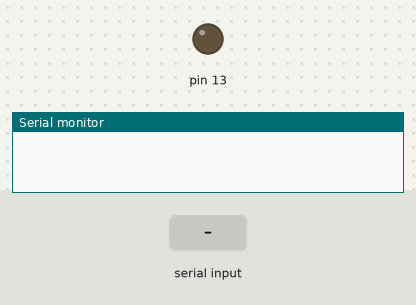
Simulated run of this sketch. Board: Arduino Uno, built with avr-gcc and run on an emulated ATmega328P. Parts: output pins drawn as LEDs (lit = HIGH), the last lines printed to the serial monitor. The test bench sets the inputs (shaded band).

Above: at 1.2 s.
1.3 s: "1" received over Serial
At 1.7 s:
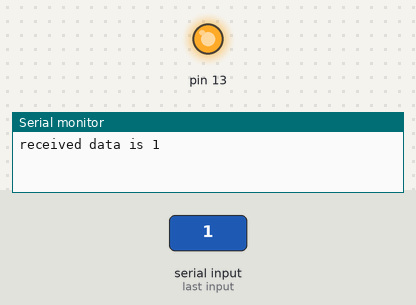
2.8 s: "0" received over Serial
At 4.1 s:
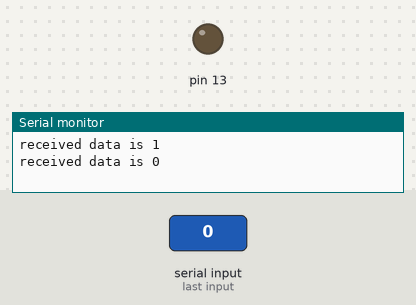
Timing chart, 0 to 5.8 s (numbered marks = the images above; inputs shaded):
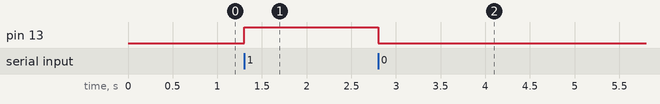

Measured:
- after the input at 1.3 s, pin 13: LOW → HIGH at once
- after the input at 2.8 s, pin 13: HIGH → LOW at once

The sketch:

Controlling_led_from_pc.ino
```cpp
// private include
/* BEGIN USER CODE PI */
/* END USER CODE PI */

// private define
/* BEGIN USER CODE PD */
/* END USER CODE PD */

// private macro
/* BEGIN USER CODE PM */
/* END USER CODE PM */

// private variable
/* BEGIN USER CODE PV */
char received_data;
/* END USER CODE PV */

/* BEGIN USER CODE 0 */
/* END USER CODE 0 */

// private function
/* BEGIN USER CODE PF */
/* END USER CODE PF */

/* BEGIN USER CODE 1 */
/* END USER CODE 1 */

void setup() {
  // put your setup code here, to run once:
  /* BEGIN USER CODE 2 */
  Serial.begin(9600);
  pinMode(13, OUTPUT);
  /* END USER CODE 2 */
}

void loop() {
  // put your main code here, to run repeatedly:
  /* END USER CODE LOOP */
  /* BEGIN USER CODE 3 */
  if(Serial.available() > 0)
  {
    received_data = (char)Serial.read();

    Serial.print("received data is ");

    if(received_data == '1')
    {
      digitalWrite(13, HIGH);
      Serial.println(received_data);
    }
    else if(received_data == '0')
    {
      digitalWrite(13, LOW);
      Serial.println(received_data);
    }
    else
    {
      Serial.println("invalid");
    }
  }
}
/* END USER CODE 3 */
```
